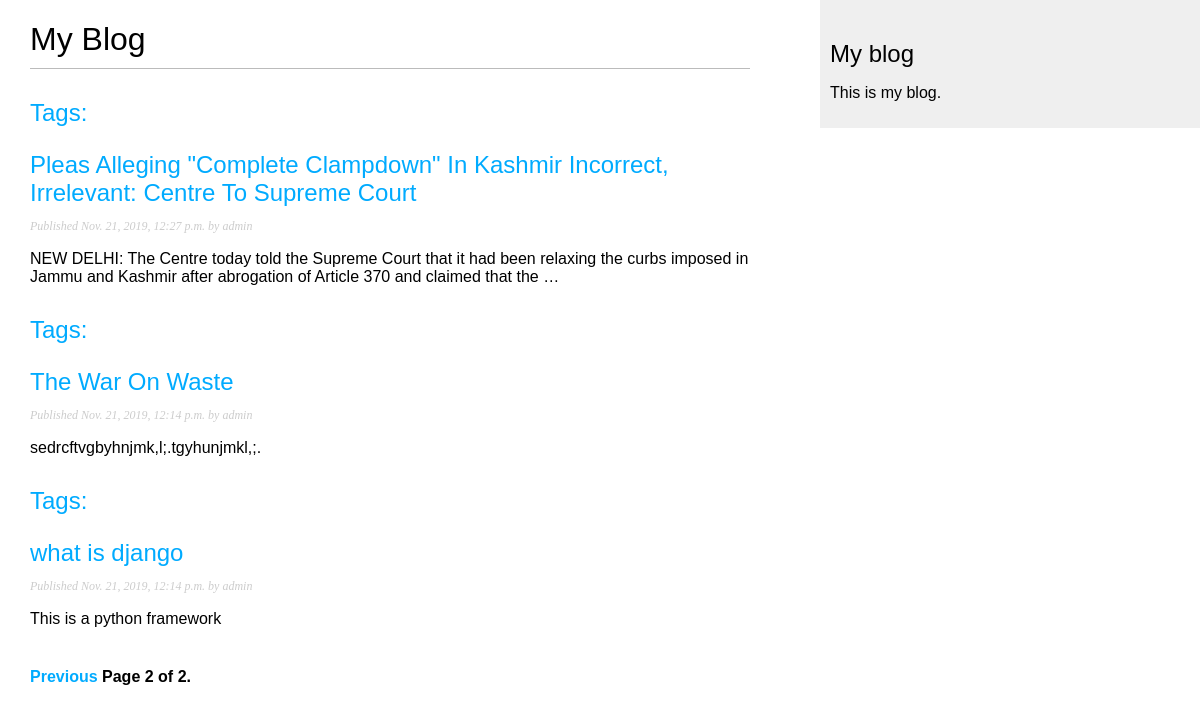
Screenshot of /blog/?page=2 with the database file from the repository.
### blog/models.py (models this page shows, shortened)
class Post(models.Model):
    def get_absolute_url(self):
        return reverse('blog:post_detail',args=[self.publish.year,self.publish.month,self.publish.day,self.slug])
    published = PublishedManager()
    STATUS_CHOICES = (
        ('draft' , 'Draft'),
        ('published' , 'Published'),
    )
    tags = TaggableManager()
    title = models.CharField(max_length=250)
    slug = models.SlugField(max_length=250,unique_for_date='publish')
    author = models.ForeignKey(User,on_delete=models.CASCADE,related_name='blog_posts')
    body = models.TextField()
    publish = models.DateTimeField(default=timezone.now)
    created = models.DateTimeField(auto_now_add=True)
    updated = models.DateTimeField(auto_now=True)
    status = models.CharField(max_length=10,choices=STATUS_CHOICES,default='draft')
    class Meta:
        ordering = ('-publish',)

### blog/views.py (the view)
# urls.py: path('', views.post_list, name='post_list'),
def post_list(request, tag_slug=None):
	object_list = Post.published.all()
	tag = None
	if tag_slug:
		tag = get_object_or_404(Tag, slug=tag_slug)
		object_list = object_list.filter(tags__in=[tag])
	paginator = Paginator(object_list, 3) # 3 posts in each page
	page = request.GET.get('page')
	try:
		posts = paginator.page(page)
	except PageNotAnInteger:
		posts = paginator.page(1)
	except EmptyPage:
		posts = paginator.page(paginator.num_pages)
	return render(request, 'blog/post/list.html', {'page': page,'posts': posts,'tag': tag})

### blog/models.py (called while the page is built)
    def get_queryset(self):
        return super(PublishedManager,self).get_queryset().filter(status='published')

### blog/templates/blog/post/list.html (shortened to what this page needs)
{% extends "blog/base.html" %}
{% block content %}
<h1>My Blog</h1>
{% for post in posts %}
<h2>
<a href="{{ post.get_absolute_url }}">
<p class="tags">
	Tags:
</p>
{{ post.title }}
</a>
</h2>
<p class="date">
Published {{ post.publish }} by {{ post.author }}
</p>
{{ post.body|truncatewords:30|linebreaks }}
{% endfor %}
{% include "pagination.html" with page=posts %}
{% endblock %}

### blog/static/css/blog.css (style rules this page uses)
body { margin:0; padding:0; font-family:helvetica, sans-serif; }
a { color:#00abff; text-decoration:none; }
h1 { font-weight:normal; border-bottom:1px solid #bbb; padding:0 0 10px 0; }
h2 { font-weight:normal; margin:30px 0 0; }
p.date { color:#ccc; font-family: georgia, serif; font-size: 12px; font-style: italic; }

### rows the page displays
Post: title "Pleas Alleging \"Complete Clampdown\" In Kashmir Incorrect, Irrelevant: Centre To Supreme Court", publish "Nov. 21, 2019, 12:27 p.m.", author "admin", body "NEW DELHI: The Centre today told the Supreme Court that it had been relaxing the curbs imposed in Jammu and Kashmir after abrogation of Article 370 and claimed that the …"
Post: title "The War On Waste", publish "Nov. 21, 2019, 12:14 p.m.", author "admin", body "sedrcftvgbyhnjmk,l;.tgyhunjmkl,;."
Post: title "what is django", publish "Nov. 21, 2019, 12:14 p.m.", author "admin", body "This is a python framework"

### other values shown
{{ page.number }} "2"
{{ page.paginator.num_pages }} "2"
